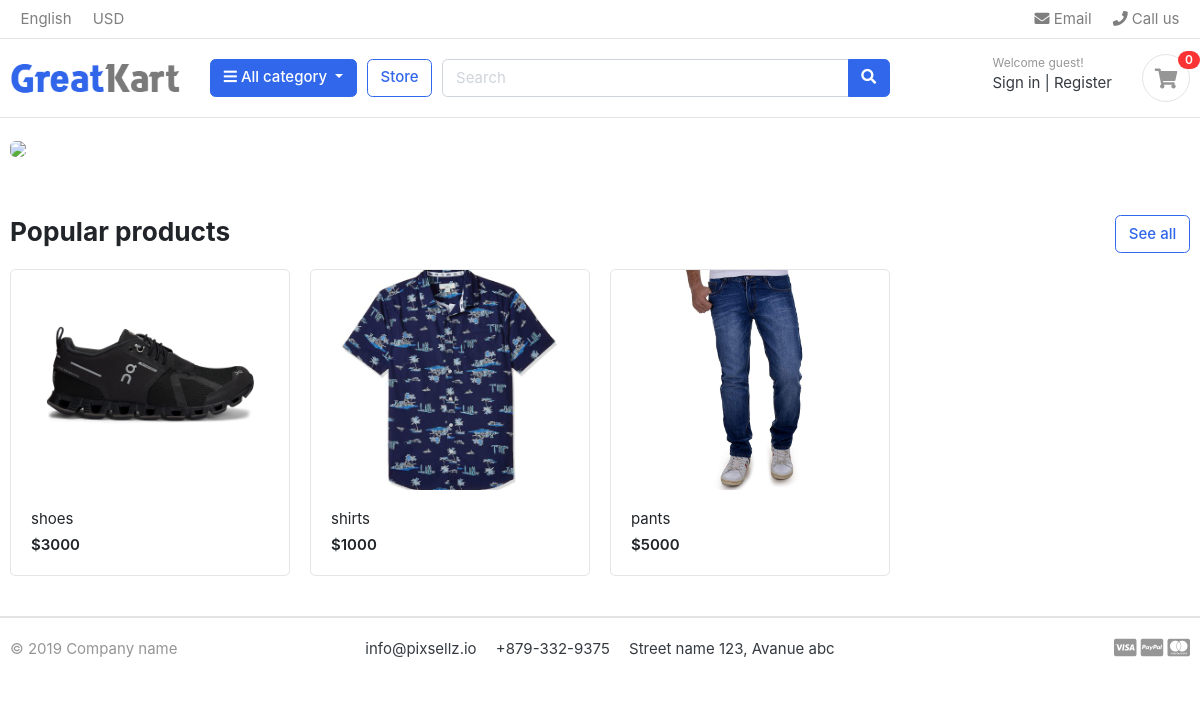
The app's page /, older data.
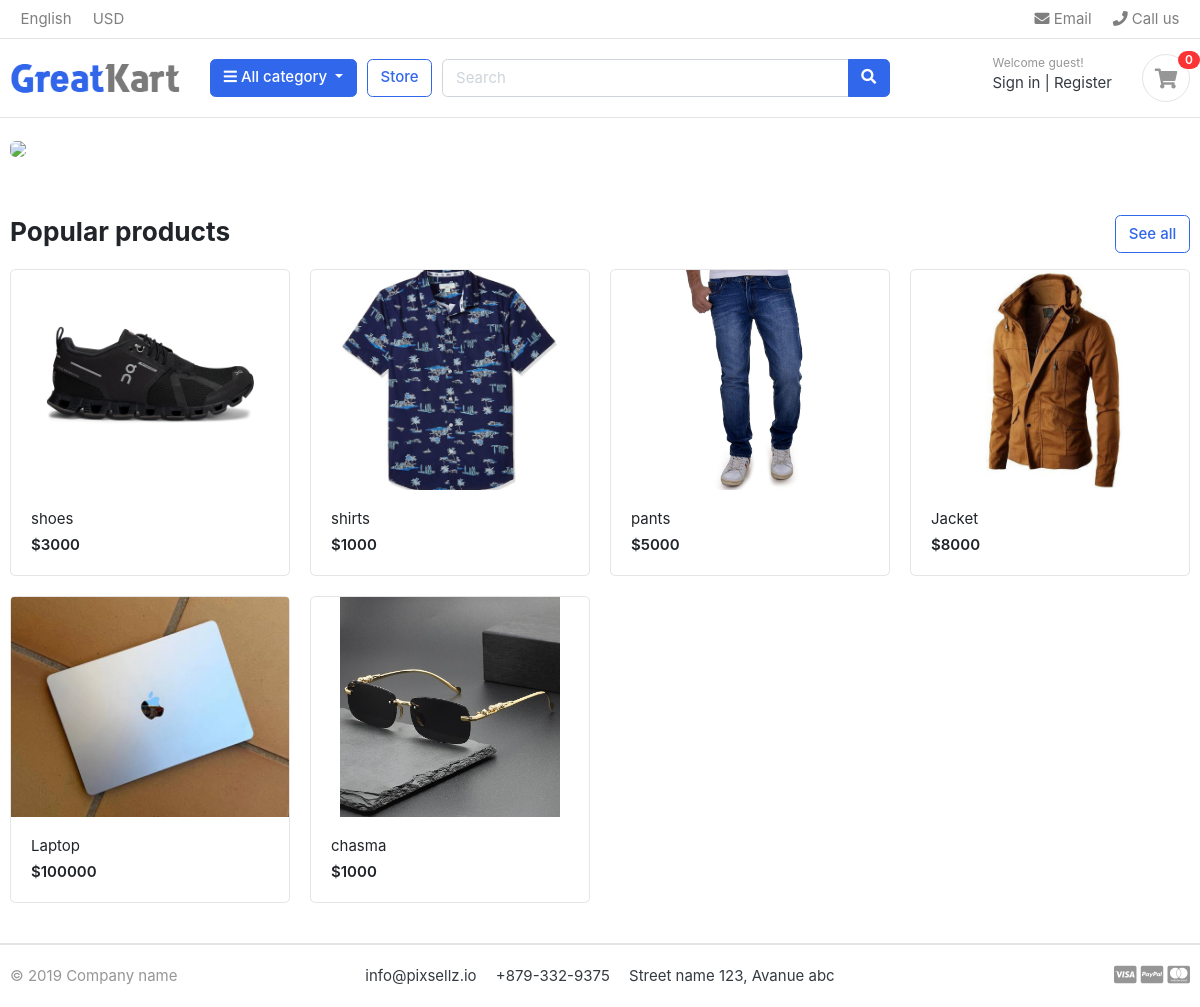
The same page, newer data.
### store/models.py (models this page shows, shortened)
class Product(models.Model):
    product_name = models.CharField(max_length= 200, unique=True)
    slug = models.SlugField(max_length=200, unique=True)
    description = models.TextField(max_length=500, blank=True)
    price = models.IntegerField()
    images = models.ImageField(upload_to='photos/products')
    stock = models.IntegerField()
    is_available = models.BooleanField(default = True)
    category = models.ForeignKey(Category, on_delete=models.CASCADE)
    created_date = models.DateTimeField(auto_now_add=True)
    modified_date = models.DateTimeField(auto_now_add=True)
    def get_url(self):
         return reverse('product_detail', args=[self.category.slug, self.slug])

### ecommerce/views.py (the view)
# urls.py: 2. Add a URL to urlpatterns:  path('', views.home, name='home')
def home(request):
    products = Product.objects.all().filter(is_available=True)
    context = {
        'products':products,
    }
    return render(request, 'home.html', context)

### category/context_processors.py (called while the page is built)
def menu_links(request):
    links = Category.objects.all()
    return dict(links=links)

### category/models.py (called while the page is built)
    def get_url(self):
        return reverse('products_by_category', args=[self.slug])

### templates/home.html
{% extends 'base.html' %}
{% load static %}
{% block content %}
<section class="section-intro padding-y-sm">
<div class="container">
<div class="intro-banner-wrap">
	<img src="{% static 'images/banners/hero.jpg ' %}" class="img-fluid rounded w-100 ">
</div>
</div>
</section>
<section class="section-name padding-y-sm">
<div class="container">
<header class="section-heading">
	<a href="{% url 'store' %}" class="btn btn-outline-primary float-right">See all</a>
	<h3 class="section-title">Popular products</h3>
</header>
<div class="row">
	{% for product in products %}
	<div class="col-md-3">
		<div class="card card-product-grid">
			<a href="{{ product.get_url }}" class="img-wrap"> <img src="{{ product.images.url }}"> </a>
			<figcaption class="info-wrap">
				<a href="{{ product.get_url }}" class="title">{{ product.product_name }}</a>
				<div class="price mt-1">${{ product.price }}</div>
			</figcaption>
		</div>
	</div>
	 {% endfor %}
</div>
</div>
</section>
</body>
</html>
{% endblock %}

Row changes from the older to the newer data that the page shows:
added Product: images (picture), product_name "Jacket", price "8000"
added Product: images (picture), product_name "Laptop", price "100000"
added Product: images (picture), product_name "chasma", price "1000"
